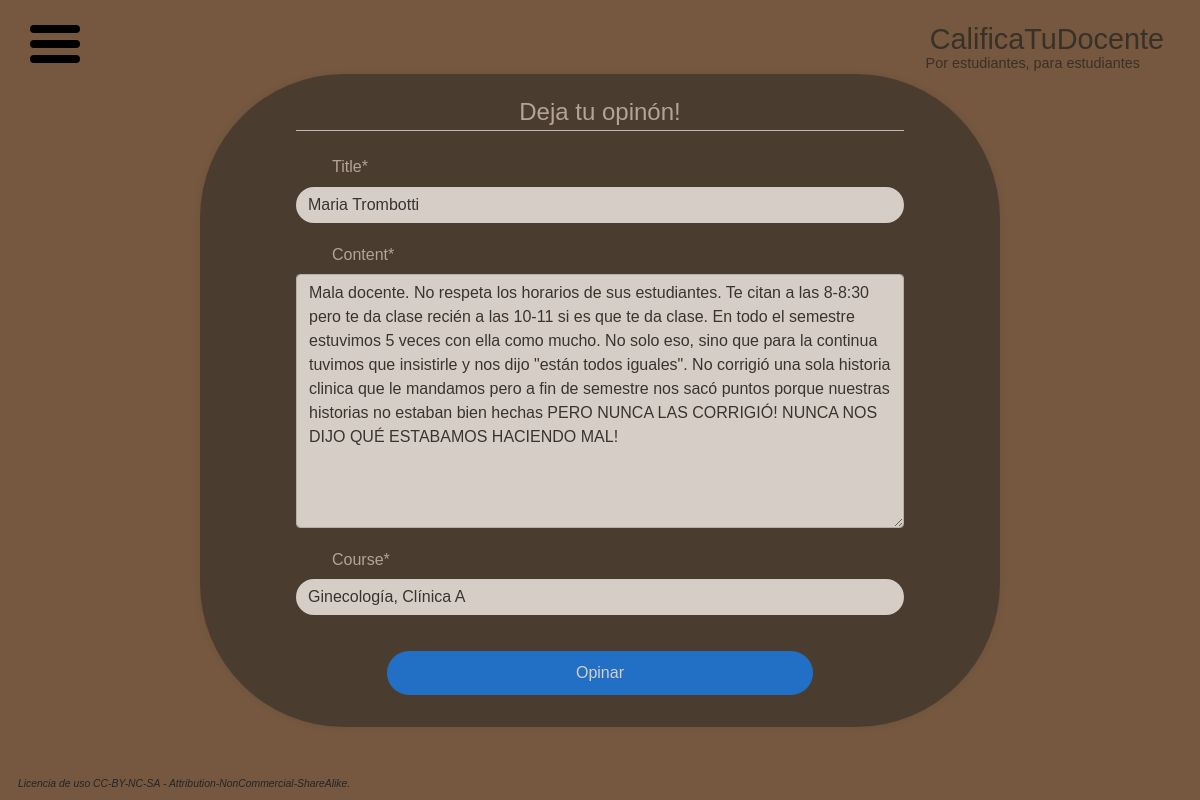
The page /post/4/update (signed in) on the database its author committed.
### calificami/models.py (models this page shows, shortened)
class Post(models.Model):
    title = models.CharField(max_length=50)
    content = models.TextField(max_length=750)
    datePosted = models.DateTimeField(default=timezone.now)
    author = models.ForeignKey(User, on_delete=models.CASCADE)
    course = models.CharField(max_length=30, default='ninguno')

### calificami/views.py (the view, shortened to what this page needs)
# urls.py: path('post/<int:pk>/update', PostUpdateView.as_view(), name='post-update'),
class PostUpdateView(LoginRequiredMixin, UserPassesTestMixin, UpdateView):
    model = Post
    fields = ['title', 'content', 'course']
    def test_func(self):
        post = self.get_object()
        if self.request.user == post.author:
            return True
        else:
            return False

### calificami/templates/calificami/post_form.html (shortened to what this page needs)
{% extends "../layout.html" %}
{% load crispy_forms_tags %}
{% block body %}
<div class="login-body">
    <div class="log-container">
        <form method="POST" class="login-form">
            <fieldset class="form-group">
                <legend class="border-bottom mb-4">Deja tu opinón!</legend>
                {{ form|crispy }}
            </fieldset>
            <div class="form-group">
                <button class="btn btn-outline-info" type="submit"> Opinar </button>
            </div>
        </form>
    </div>
</div>
{% endblock %}

### calificami/static/css/main.css (style rules this page uses)
body { font-family: 'Gotham', sans-serif; background-color: #75583F; height: 100%; }
*, *::after, *::before { box-sizing: border-box; }
:root { --bar-width: 50px; --bar-height: 8px; --hamburger-gap: 7px; --foreground: black; --background: white; --ham-margin: 3vh; --animation-timing: 300ms ease-in-out; --hamburger-height: calc(var(--bar-height) * 3 + var(--hamburger-gap) * 2); }
.login-body { height: fit-content; margin: auto; display: flex; justify-content: center; align-items: center; min-height: 80vh; color: #cfc3c1; z-index: 10; }
.log-container { border-radius: 12vw; margin: auto; width: 66.67%; padding: 20px; display: block; justify-content: center; align-items: center; background-color: #393127; opacity: 0.7; box-shadow: 0px 0px 10px rgba(0, 0, 0, 0.1); justify-content: space-between; }
.login-form { width: 80%; max-width: 100%; text-align: center; margin: auto; }
.login-form label { display: block; margin-left: 3vw; text-align: left; width: 100%; margin-bottom: 0.9vh; margin-top: 2.5vh; border-radius: 9999px; border-style: none; }
.login-form input, .login-form button { display: block; margin: auto; width: 100%; margin-bottom: 1.5vh; border-radius: 9999px; border-style: none; }
.login-form button { padding: 10px; margin-top: 2.5vh; width: 70%; background-color: #007bff; color: #ffffff; border: none; border-radius: 9999px; cursor: pointer; }

### rows shown on the page
Post: title "Maria Trombotti", content "Mala docente. No respeta los horarios de sus estudiantes. Te citan a las 8-8:30 pero te da clase recién a las 10-11 si es que te da clase. En todo el semestre estuvimos 5 veces con ella como mucho. No solo eso, sino que para la continua tuvimos que insistirle y nos dijo \"están todos iguales\". No corrigió una sola historia clinica que le mandamos pero a fin de semestre nos sacó puntos porque nuestras historias no estaban bien hechas PERO NUNCA LAS CORRIGIÓ! NUNCA NOS DIJO QUÉ ESTABAMOS HACIENDO MAL!", course "Ginecología, Clínica A"
